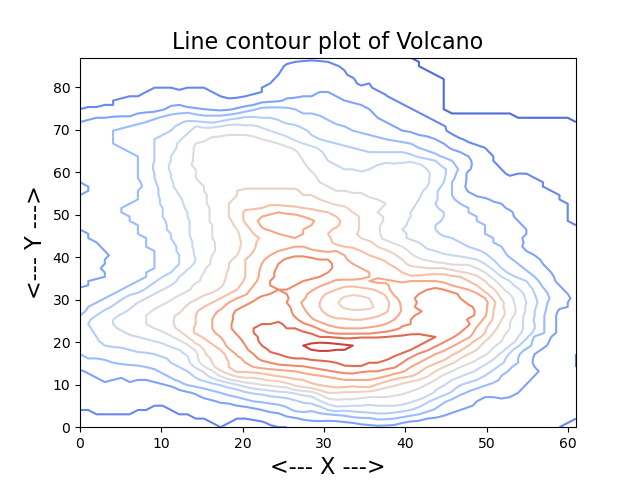

Reproduce this figure in Python.
#! /usr/bin/env python3
#
def volcano_line_contour ( ):

#*****************************************************************************80
#
## volcano_line_contour() draws a filled contour plot of volcano (X,Y,Z) data.
#
#  Licensing:
#
#    This code is distributed under the MIT license.
#
#  Modified:
#
#    03 May 2019
#
#  Author:
#
#    John Burkardt
#
  from matplotlib import cm
  import csv
  import matplotlib
  import matplotlib.pyplot as plt
  import numpy as np
  import platform

  print ( '' )
  print ( 'volcano_line_contour():' )
  print ( '  python version:     ' + platform.python_version ( ) )
  print ( '  numpy version:      ' + np.version.version )
  print ( '  matplotlib version: ' + matplotlib.__version__ )
  print ( '  Make a line contour plot Z(X,Y) of volcano elevation data.' )
#
#  Read the Z data from the file.
#
  zmat = np.loadtxt ( 'volcano_data.txt', dtype = 'f', delimiter = ' ' )
#
#  We have to create a grid of X and Y values corresponding to Z.
#
  m, n = zmat.shape
  print ( '  Z data has %d rows and %d columns' % ( m, n ) )
  xvec = np.linspace ( 0, n, n )
  yvec = np.linspace ( 0, m, m )
  xmat, ymat = np.meshgrid ( xvec, yvec )  
#
#  Form the figure.
#
  levels = 15
  ax = plt.figure ( )
  plt.contour ( xmat, ymat, zmat, levels, cmap = cm.coolwarm )
  plt.title ( 'Line contour plot of Volcano', fontsize = 16 )
  plt.xlabel ( '<--- X --->', fontsize = 16 )
  plt.ylabel ( '<--- Y --->', fontsize = 16 )
  filename = 'volcano_line_contour.png'
  plt.savefig ( filename )
  print ( '' )
  print ( '  Graphics saved as "' + filename + '"' )
  plt.show ( block = False )
  plt.close ( )
#
#  Terminate.
#
  print ( '' )
  print ( 'volcano_line_contour():' )
  print ( '  Normal end of execution.' )
  return

def timestamp ( ):

#*****************************************************************************80
#
## timestamp() prints the date as a timestamp.
#
#  Licensing:
#
#    This code is distributed under the MIT license. 
#
#  Modified:
#
#    06 April 2013
#
#  Author:
#
#    John Burkardt
#
  import time

  t = time.time ( )
  print ( time.ctime ( t ) )

  return

if ( __name__ == '__main__' ):
  timestamp ( )
  volcano_line_contour ( )
  timestamp ( )
